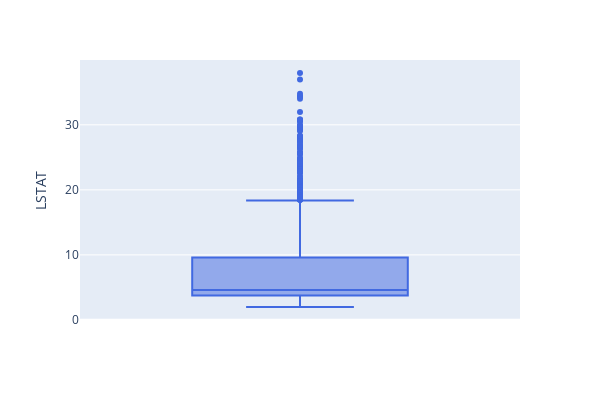

This figure's notebook cell:
### Markdown cell above
**Proprietários classe baixa no bairro**

### Code cell
boxplot = px.box(df, y = "LSTAT", width=600, height=400, boxmode='overlay', color_discrete_sequence=["royalblue"])
boxplot.show()

### Figure 1 — Plotly figure (JSON) as saved in the notebook; plotly's stock layout.template omitted (floating-point values rounded to 4 significant figures; data arrays with more than 128 entries replaced by an {"elided": "..."} marker saying what was removed)
{"data": [{"alignmentgroup": "True", "hovertemplate": "LSTAT=%{y}<extra></extra>", "legendgroup": "", "marker": {"color": "royalblue"}, "name": "", "notched": false, "offsetgroup": "", "orientation": "v", "showlegend": false, "type": "box", "x0": " ", "xaxis": "x", "y": {"elided": "2040 float values"}, "y0": " ", "yaxis": "y"}], "layout": {"boxmode": "overlay", "height": 400, "legend": {"tracegroupgap": 0}, "margin": {"t": 60}, "width": 600, "xaxis": {"anchor": "y", "domain": [0, 1]}, "yaxis": {"anchor": "x", "domain": [0, 1], "title": {"text": "LSTAT"}}}}
